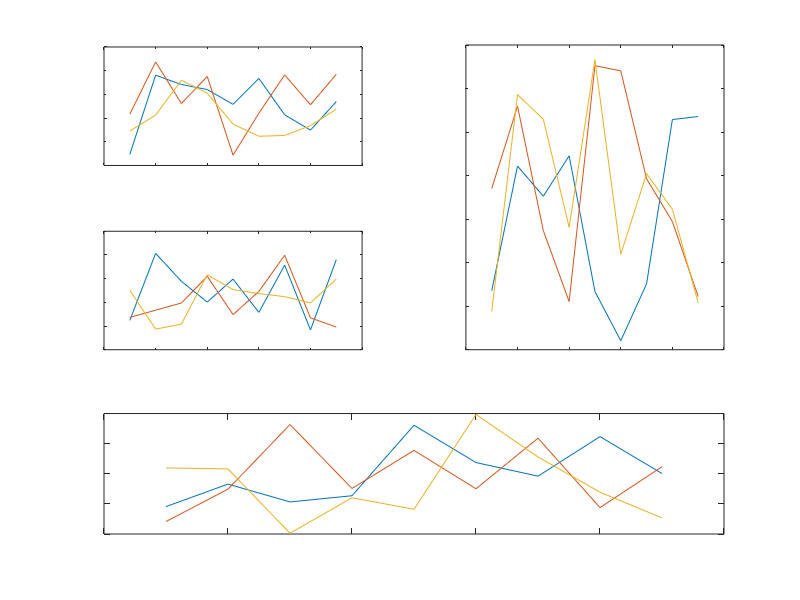

Write MATLAB code to recreate this figure. (Note: this script raises an error after producing the figure.)
%% axes only
figure('name','Normal');
subplot(3,2,1);plot(randn(9,3));set(gca,'XTickLabel',{},'YTickLAbel',{},'Box','on')
subplot(3,2,[2 4]);plot(randn(9,3));set(gca,'XTickLabel',{},'YTickLAbel',{},'Box','on')
subplot(3,2,3);plot(randn(9,3));set(gca,'XTickLabel',{},'YTickLAbel',{},'Box','on')
subplot(3,2,[5 6]);plot(randn(9,3));set(gca,'XTickLabel',{},'YTickLAbel',{},'Box','on')
figure('name','subplot_er','Visible','off');
subplot_er(3,2,1);plot(randn(9,3));set(gca,'XTickLabel',{},'YTickLAbel',{},'Box','on')
subplot_er(3,2,[2 4]);plot(randn(9,3));set(gca,'XTickLabel',{},'YTickLAbel',{},'Box','on')
subplot_er(3,2,3);plot(randn(9,3));set(gca,'XTickLabel',{},'YTickLAbel',{},'Box','on')
subplot_er(3,2,[5 6]);plot(randn(9,3));set(gca,'XTickLabel',{},'YTickLAbel',{},'Box','on')
set(gcf,'Visible','on')
%% subplot_er
% Create data set
t = (-5:0.1:5)';
f = sin(t);
% Normal subplot
figure('name','Normal');
subplot(2,2,1);
plot(t,f);xlabel('Time [s]');title('f(t) = sin(t)');
subplot(2,2,[2 4]);
plot(t,f);xlabel('Time [s]');legend('f(t) = sin(t)');
subplot(2,2,3);
plot(t,f);ylabel('f(t)');
% New subplot
figure('name','subplot_er','Visible','off');
subplot_er(2,2,1);
plot(t,f);xlabel('Time [s]');title('f(t) = sin(t)');
subplot_er(2,2,[2 4]);
plot(t,f);xlabel('Time [s]');legend('f(t) = sin(t)');
subplot_er(2,2,3);
plot(t,f);ylabel('f(t)');
set(gcf,'Visible','on')
%% subplotXmanyY_er
% Create data set
t = (-10:0.1:10)';
f = sin(t) + 0.2*randn(numel(t),1);
dfdt = [0;diff(f)];
% Normal subplot
figure('name','Normal');
subplot(2,1,1);
plot(t,f);ylabel('Dispalcement [m]');title('f(t) = sin(t) + noise');grid on
subplot(2,1,2);
plot(t,dfdt);legend('f''');ylabel('Velocity [m/s]');grid on
xlabel('Time [s]')
% New subplot
figure('name','subplotXmanyY_er','Visible','off');
ax(1) = subplotXmanyY_er(2,1);
plot(t,f);ylabel('Dispalcement [m]');title('f(t) = sin(t) + noise');grid on
set(gca,'XTickLabel',{})
ax(2) = subplotXmanyY_er(2,2);
plot(t,dfdt);legend('f''');ylabel('Velocity [m/s]');grid on
xlabel('Time [s]');grid on
set(gcf,'Visible','on')
linkaxes(ax,'x');   % Link axes for zooming
%% -> Manually resize figures and enjoy auto-update